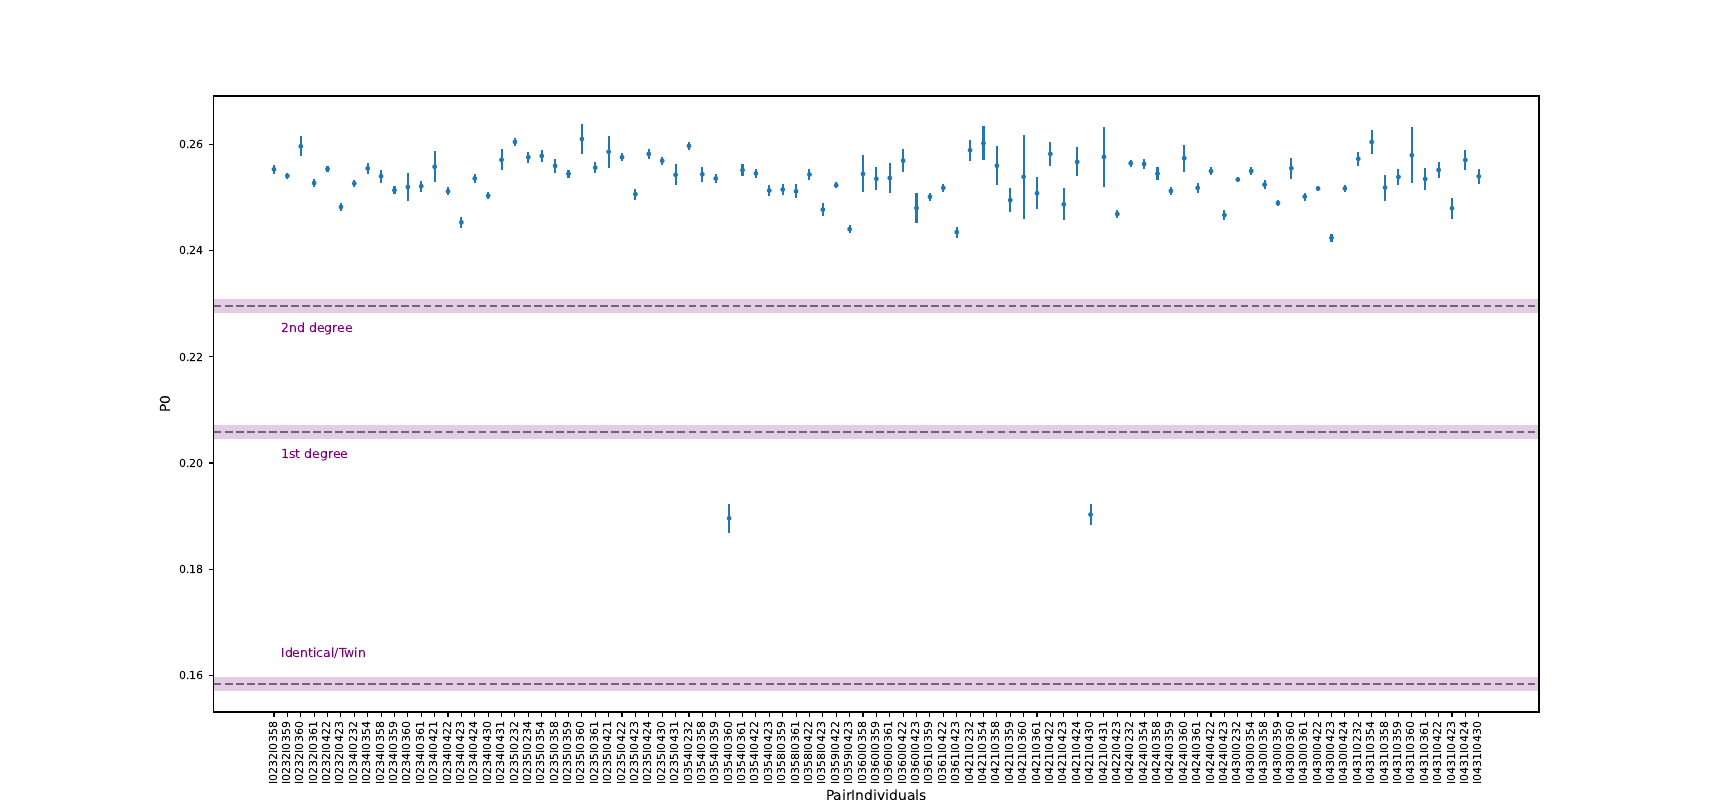

Recreate this plot in Python.
#!/usr/bin/python
#PlinkIO


import statistics


def standard_error(x):
	return( statistics.stdev(x) / sqrt(len(x)))


Usage =""" 

Current READ version only supports .tped files.

READ.py <InputFile> <normalization> <normalization_value>

A normalization is only required when a user-defined values is used instead of the median, mean or maximum of the test population. All normalization settings are described below:

    median (default) - assuming that most pairs of compared individuals are unrelated, READ uses the median across all pairs for normalization.
    mean - READ uses the mean across all pairs for normalization, this would be more sensitive to outliers in the data (e.g. recent migrants or identical twins)
    max - READ uses the maximum across all pairs for normalization. This should be used to test trios where both parents are supposed to be unrelated but the offspring is a first degree relative to both others.
    value <val> - READ uses a user-defined value for normalization. This can be used if the value from another population should be used for normalization. That would be useful if only two individuals are available for the test population. A value can be obtained from the NonNormalizedP0 column of the file meansP0_AncientDNA_normalized from a previous run of READ.

Optionally, one can add --window_size <value> at the end in order to modify the window size used (default: 1000000).

"""

print("   ===Thank you for using Relationship Estimation from Ancient DNA (READ)===" , end='\n\n')


from cmath import sqrt
from operator import index
from statistics import mean, median
import sys
import pandas as pd
import numpy as np 
import matplotlib.pyplot as plt
from plinkio import plinkfile

plt.ioff() #turn of interactive plotting, does not show the plot unless plt.show() is used.


def Ind_list(): #adds the individual pairs that exists in the sample in List_individiuals list

	for l in InFile_tfam: #open tfam file.
		split_line=l.split()
		list_all_individuals.append(split_line[1]) #create the list of individuals
	#for i in range(1,Number_individuals+1):
	#	list_all_individuals.append('Ind%d' % i)
	#list_2_all_individuals.extend(list_all_individuals)
	for idx1, j in enumerate(list_all_individuals):
		for idx2, i in enumerate(list_all_individuals):
			if (i == j or idx1 >= idx2): #if same individuals or this comparison is done before: ignore.
				continue
			else:
				dictionary_pair_individuals["%s%s" % (j,i)]=0
				dictionary_pair_individuals_missinginfo["%s%s" % (j,i)]=0
				List_individuals.append("%s%s" % (j,i))
'''
def Ind_list(): #adds the individual pairs that exists in the sample in List_individiuals list
	for idx1, j in enumerate(list_all_individuals):
		for idx2, i in enumerate(list_all_individuals):
			if (i == j or idx1 >= idx2): #if same individuals or this comparison is done before: ignore.
				continue
			else:
				dictionary_pair_individuals["%s%s" % (j,i)]=0
				dictionary_pair_individuals_missinginfo["%s%s" % (j,i)]=0
				List_individuals.append("%s%s" % (j,i))
'''

Arguments = sys.argv[1:]
norm_method="median"
norm_value=''
Filetype='TPED'
window_size=100000
dictionary_pair_individuals={}
dictionary_pair_individuals_missinginfo={}
list_all_individuals=[]
#list_2_all_individuals=[]
previous_window=0
Missing_info=0
IBS2=0
IBS0=0
Total_snps_window=0
full_call_var=0
full_call_var_corrected=0
pair_matrix=[] #a dict. to hold pair snp info, window info etc.
List_individuals=[]

print("Starting pairwise comparisons in windows", end='\n')


previous_window=0
snp_count=0

#Input check!
if(len(Arguments)==0):
	sys.exit(Usage)

if(len(Arguments)>=2 and Arguments[1] in ["median","mean","max","value"]):
	norm_method=Arguments[1]
elif(len(Arguments)>=2 and Arguments[1] not in ["median","mean","max","value"]):
	print("No valid standardization method specified! Using the default method.")
if(len(Arguments)>=3 and Arguments[1]=="value"):
	norm_value=float(Arguments[2])
if("--window_size" in Arguments):
	ws_index=Arguments.index("--window_size")
	if(len(Arguments)>(ws_index+1)):
		window_size=int(Arguments[ws_index+1])
	else:
		sys.exit("No window size specified!")


InFileName= Arguments[0] + '.tped'
try:
	InFile = open(InFileName,'r')
except IOError:
	print("the file %s.tped does not exist" % Arguments[0])
	sys.exit(1)

InfileName_tfam=Arguments[0]+'.tfam'
try:
	InFile_tfam = open(InfileName_tfam,'r')
except IOError:
	print("the file %s.tfam does not exist" % Arguments[0])
	sys.exit(1)
	
'''
plink_file=plinkfile.open(Arguments[0])

sample_list=plink_file.get_samples()
locus_list=plink_file.get_loci()
for sample in sample_list:
	list_all_individuals.append(sample.iid)
'''

Ind_list()
#del sample_list
#locus.bp_position -> base pair position, locus.allele* gives the alleles in that position.
snp_count=0

'''
for locus, row in zip( locus_list, plink_file ):
	snp_count+=1
	if (snp_count%10000)==0:
		print("Current position: Chromosome %s, bp %s" %(locus.chromosome,locus.bp_position))	
	window_index=locus.bp_position/window_size
	Alleles_individuals = row
	if window_index == previous_window:  #checks if we are still in the same window
		full_call_var+=1 #number of SNPs in the window
		for idx1, i in enumerate(list_all_individuals):
			for idx2, j in enumerate(list_all_individuals): 
					if (i == j or idx1 >= idx2): 
						continue
					elif (Alleles_individuals[idx2]=="3") or (Alleles_individuals[idx1]=="3"): #if any of the ind. have 00 allele in corresponding index
						dictionary_pair_individuals_missinginfo["%s%s" % (list_all_individuals[idx1],list_all_individuals[idx2])]+=1 #increase missing info by one
					elif Alleles_individuals[idx1] == Alleles_individuals[idx2]: #if they have the same allele
						dictionary_pair_individuals["%s%s" % (list_all_individuals[idx1],list_all_individuals[idx2])]+=1
	else: 
		IBS2= [dictionary_pair_individuals[pair] for pair in List_individuals] #IBS2 --> two alleles are shared
		Missing_info = [dictionary_pair_individuals_missinginfo[pair] for pair in List_individuals]
		for valor, missing, pair in zip(IBS2,Missing_info,List_individuals): #parallel iteration
			full_call_var_corrected = full_call_var - missing
			IBS0= float(full_call_var_corrected - valor) #corrected SNP number in the window - IBS2 of that pair?
			if (full_call_var_corrected!=0):
				P2 = float(valor)/full_call_var_corrected #P1 referred as P2 here?
				P0 = float(IBS0/full_call_var_corrected)
				Line_info= [pair,locus.chromosome, valor, IBS0,P2,P0]
				pair_matrix.append(Line_info)
#				if(pair not in pair_dict.keys()):
#					pair_dict[pair]=[Line_info]
#				else:
#					pair_dict[pair].append(Line_info)
		#reinitialize the occurances of "two alleles shared" and missingness to zero
		for key in dictionary_pair_individuals:
			dictionary_pair_individuals[key]=0	
		for key in dictionary_pair_individuals_missinginfo:
			dictionary_pair_individuals_missinginfo[key]=0
		full_call_var=1
		previous_window= window_index	
			
		for idx1, i in enumerate(list_all_individuals):
			for idx2, j in enumerate(list_all_individuals):
				if (i == j or idx1 >= idx2):
					continue
				elif (Alleles_individuals[idx2]=="3") or (Alleles_individuals[idx1]=="3"):
					dictionary_pair_individuals_missinginfo["%s%s" % (list_all_individuals[idx1],list_all_individuals[idx2])]+=1
				elif Alleles_individuals[idx1] == Alleles_individuals[idx2]:
					dictionary_pair_individuals["%s%s" % (list_all_individuals[idx1],list_all_individuals[idx2])]+=1


'''


for Line in InFile: #for each line in .tped file
	snp_count+=1
	Line = Line.strip("\n")
	ElementList = Line.split()
	Chromosome = int(ElementList[0])
	Position = int(ElementList[3])
	Genotype= ElementList[4:]
	window_index=Position/window_size 
	#if (snp_count%5000)==0:
	#	print("Current position: Chromosome %s, bp %s" %(Chromosome,Position))
	Genotype="".join(Genotype)
	#Divide the genotype into dublets to acquire allele info.
	Alleles_individuals = [Genotype[i:i+2] for i in range(0, len(Genotype), 2)]
	if window_index == previous_window:  #checks if we are still in the same window
		full_call_var+=1 #number of SNPs in the window
		for idx1, i in enumerate(list_all_individuals):
			for idx2, j in enumerate(list_all_individuals): 
					if (i == j or idx1 >= idx2): 
						continue
					elif (Alleles_individuals[idx2]=="00") or (Alleles_individuals[idx1]=="00"): #if any of the ind. have 00 allele in corresponding index
						dictionary_pair_individuals_missinginfo["%s%s" % (list_all_individuals[idx1],list_all_individuals[idx2])]+=1 #increase missing info by one
					elif Alleles_individuals[idx1] == Alleles_individuals[idx2]: #if they have the same allele
						dictionary_pair_individuals["%s%s" % (list_all_individuals[idx1],list_all_individuals[idx2])]+=1

	else: 
		IBS2= [dictionary_pair_individuals[pair] for pair in List_individuals] #IBS2 --> two alleles are shared
		Missing_info = [dictionary_pair_individuals_missinginfo[pair] for pair in List_individuals]
		for valor, missing, pair in zip(IBS2,Missing_info,List_individuals): #parallel iteration
			full_call_var_corrected = full_call_var - missing
			IBS0= float(full_call_var_corrected - valor) #corrected SNP number in the window - IBS2 of that pair?
			if (full_call_var_corrected!=0):
				P2 = float(valor)/full_call_var_corrected #P1 referred as P2 here?
				P0 = float(IBS0/full_call_var_corrected)
				Line_info= [pair, Chromosome,valor, IBS0,P2,P0]
				pair_matrix.append(Line_info)
				#if(pair not in pair_dict.keys()):
				#	pair_dict[pair]=[Line_info]
				#else:
				#	pair_dict[pair].append(Line_info)

		
		#reinitialize the occurances of "two alleles shared" and missingness to zero
		for key in dictionary_pair_individuals:
			dictionary_pair_individuals[key]=0	
		for key in dictionary_pair_individuals_missinginfo:
			dictionary_pair_individuals_missinginfo[key]=0
		full_call_var=1
		previous_window= window_index	
			
		for idx1, i in enumerate(list_all_individuals):
			for idx2, j in enumerate(list_all_individuals):
				if (i == j or idx1 >= idx2):
					continue
				elif (Alleles_individuals[idx2]=="00") or (Alleles_individuals[idx1]=="00"):
					dictionary_pair_individuals_missinginfo["%s%s" % (list_all_individuals[idx1],list_all_individuals[idx2])]+=1
				elif Alleles_individuals[idx1] == Alleles_individuals[idx2]:
					dictionary_pair_individuals["%s%s" % (list_all_individuals[idx1],list_all_individuals[idx2])]+=1


'''
print("")
del dictionary_pair_individuals, dictionary_pair_individuals_missinginfo, locus_list, plink_file
sample_list=plink_file.get_samples()
print("Normalization started", end='\n')
#h = hpy()
#print(h.heap())

print("Create matrix!")
'''

#pair_matrix=np.array([i+pair_dict[i][j] for i in pair_dict.keys() for j in pair_dict[i]])
#pair_matrix=[]
#for key in pair_dict.keys():
#	for line in pair_dict[key]:
#		#print([key]+line)
#		pair_matrix.append([key]+line)
#del pair_dict

#try to write everything directly to dataframe in the beginning
df_pair = pd.DataFrame(pair_matrix, columns= ['PairIndividuals','Chromosome','IBS2','IBS0','P1','P0'])
print("Dataframe created.")
del pair_matrix
#mean_2Allele_Diff_perc = df_pair.groupby(['PairIndividuals'])['P0'].mean()
df_pair['2AlleleDiffMeanPerc']=df_pair.groupby(['PairIndividuals'])['P0'].transform('mean')

if(norm_method == "median"):
	norm_value = median(df_pair['2AlleleDiffMeanPerc'])
elif(norm_method == "mean"):
	norm_value = mean(df_pair['2AlleleDiffMeanPerc'])
elif(norm_method == "max"):
	norm_value = max(df_pair['2AlleleDiffMeanPerc'])

df_pair['Norm2AlleleDiff'] = df_pair['P0'] / norm_value
print("P0 Normalized")
means2Allele_Diff_Normalized = df_pair.groupby(['PairIndividuals'])['Norm2AlleleDiff'].mean().to_frame()
df_P0= df_pair.groupby(['PairIndividuals'])['P0'].mean().to_frame()
StError_2Allele_Norm = df_pair.groupby(['PairIndividuals'])['Norm2AlleleDiff'].apply(standard_error).to_frame()
Nonnormalized_P0_serr = df_pair.groupby(['PairIndividuals'])['P0'].apply(standard_error).to_frame()
df_P0['Error']=Nonnormalized_P0_serr['P0'].values
df_P0=df_P0.reset_index()

print("Plotting!")

#df_fig=df_pair[['PairIndividuals', 'P0']]
print("a")
#df_fig=df_fig.set_index('PairIndividuals').T
print("b")
#boxplot=df_P0.reset_index().boxplot(by = 'PairIndividuals',rot=90, figsize=((8+0.1*(len(df_P0.index)),6)))
boxplot=df_P0.plot(x='PairIndividuals', y= 'P0', kind="scatter", yerr='Error',s = 6 , rot=90, figsize=((8+0.1*(len(df_P0.index)),8)), fontsize= 8)
#hor. lines for 2nd degree
boxplot.axhline(norm_value*0.90625, color="purple", alpha = 0.2, lw = 10)
boxplot.axhline(norm_value*0.90625, color="black", alpha = 0.5, linestyle = "--")
boxplot.text(0.55, (norm_value*0.90625)-0.005, "2nd degree", size = 9, color = "purple", family = "arial") #why use normalized values while you have nonnormalized values in the graph.
#hor. lines for 1st degree
boxplot.axhline(norm_value*0.8125, color="purple", alpha = 0.2, lw = 10)
boxplot.axhline(norm_value*0.8125, color="black", alpha = 0.5, linestyle = "--")
boxplot.text(0.55,(norm_value*0.8125)-0.005, "1st degree", size = 9, color = "purple", family = "arial")
#hor.lines for Identical/twins
boxplot.axhline(norm_value*0.625, color="purple", alpha = 0.2, lw = 10)
boxplot.axhline(norm_value*0.625, color="black", alpha = 0.5, linestyle = "--")
boxplot.text(0.55,(norm_value*0.625)+0.005, "Identical/Twin", size = 9, color = "purple", family = "arial")
fig=boxplot.get_figure()
fig.savefig('READ.pdf', format="pdf")
print("????")


#if(len(df_pair['2AlleleDiffMeanPerc']) % 2 == 1):
#	seb2_nn = df_pair[[df_pair['2AlleleDiffMeanPerc'] == norm_value]]['Norm2AlleleDiffMeans']  #get the index in mean_2Allele_Diiff_perc where P0 val. is equal to normalization value
	
#else:
#	sorted_nn_df = df_pair.sort_values('NonNormalizedP0StandardError')
#	sorted_nn = sorted_nn_df['NonNormalizedP0StandardError']
#	se1_nn = sorted_nn[len(df_pair['2AlleleDiffMeanPerc'])/2]
#	se2_nn = sorted_nn[1+len(df_pair['2AlleleDiffMeanPerc']/2)]
#	seb2_nn = mean([se1_nn,se2_nn])




print("Estimating degree of relationships")





#Paper mentions these cutoffs are expressed as multiples of the standard error of the mean (Z).

filters=[
	means2Allele_Diff_Normalized.Norm2AlleleDiff >= 0.90625,
	means2Allele_Diff_Normalized.Norm2AlleleDiff >= 0.8125,
	means2Allele_Diff_Normalized.Norm2AlleleDiff >= 0.625
]
values_Rel=[ "Unrelated", "Second Degree", "First Degree" ]
values_Zup=[
	"NA", 
	(0.90625-means2Allele_Diff_Normalized.Norm2AlleleDiff)/StError_2Allele_Norm.Norm2AlleleDiff,
	(0.8125-means2Allele_Diff_Normalized.Norm2AlleleDiff)/StError_2Allele_Norm.Norm2AlleleDiff,
	]
values_Zdown=[
	(0.90625-means2Allele_Diff_Normalized.Norm2AlleleDiff)/StError_2Allele_Norm.Norm2AlleleDiff,
	(0.8125-means2Allele_Diff_Normalized.Norm2AlleleDiff)/StError_2Allele_Norm.Norm2AlleleDiff,
	(0.625-means2Allele_Diff_Normalized.Norm2AlleleDiff)/StError_2Allele_Norm.Norm2AlleleDiff
]

df_to_print = pd.DataFrame(data = {'PairIndividuals':means2Allele_Diff_Normalized.index.get_level_values(0).values})

df_to_print['Rel']=np.select(filters, values_Rel, default="IdenticalTwins/SameIndividual")
df_to_print['Zup']=np.select(filters, values_Zup, default=(0.625-means2Allele_Diff_Normalized.Norm2AlleleDiff)/StError_2Allele_Norm.Norm2AlleleDiff)
df_to_print['Zdown']=np.select(filters, values_Zdown, default = 'NA')

df_to_print[['PairIndividuals', 'Rel', 'Zup', 'Zdown']].to_csv('Read_Results.tsv', index=False, sep='\t')


print('\n)')
###

print("READ analysis finished. Please check READ_results for results!") 
